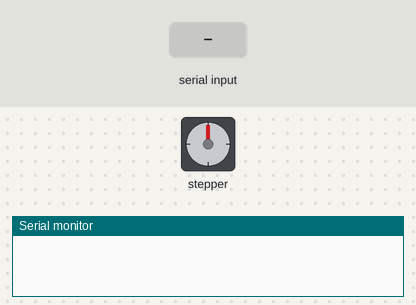
Simulated run of this sketch. Board: Arduino Uno, built with avr-gcc and run on an emulated ATmega328P. On the bench: stepper motor, the last lines printed to the serial monitor. Wiring (inferred from the names in the program): stepper motor driver (200 steps per turn assumed): step pin 3; direction pin 2. The test bench sets the inputs (shaded band).

Above: at 1.2 s.
1.3 s: "30,150\n" received over Serial
At 2.9 s:
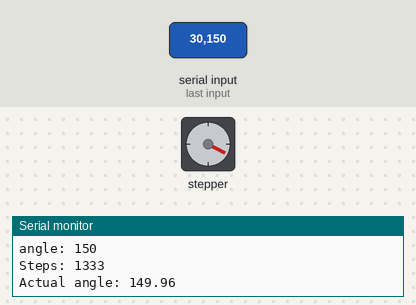
4.3 s: "5\n" received over Serial
6.1 s: "200\n" received over Serial
At 7.1 s:
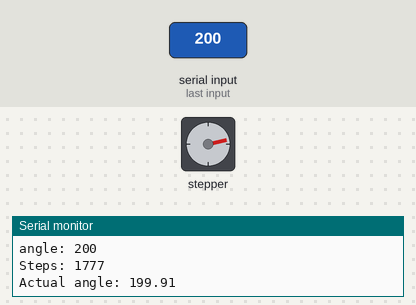
9.1 s: "30,150\n" received over Serial
At 10.7 s:
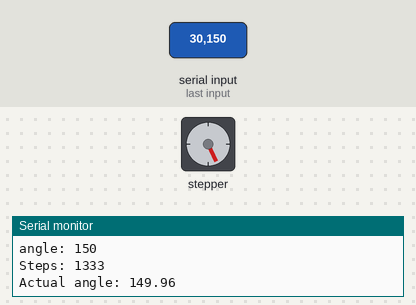
12.1 s: "90,45\n" received over Serial
Timing chart, 0 to 16.1 s (numbered marks = the images above; inputs shaded):
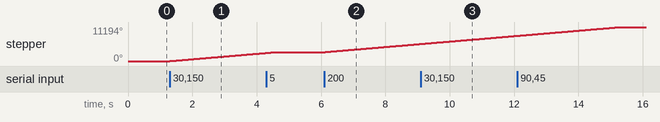

Measured:
- after the input at 1.3 s, stepper: keeps turning clockwise at about 896°/s, starting at once
- after the input at 6.1 s, stepper: keeps turning clockwise at about 896°/s, starting at once

The sketch:

motor_serial.ino
```cpp
// Define pin connections & motor's steps per revolution
const int DIR_PIN = 2;
const int STEP_PIN = 3;
// period for succesive steps
const long PERIOD = 2000;

/*
const float STEP_SIZE = 1.8;     // 1    full step
const float STEP_SIZE = 0.9;     // 1/2  microstep
const float STEP_SIZE = 0.45;    // 1/4  microstep
const float STEP_SIZE = 0.225;   // 1/8  microstep
const float STEP_SIZE = 0.1125;  // 1/16 microstep
const float STEP_SIZE = 0.05625; // 1/32 microstep
*/

const float STEP_SIZE = 0.1125;  // 1/16 microstep
int steps;
int angle;
int posCounter = 0;

void setup() {
  // Declare pins as Outputs
  pinMode(STEP_PIN, OUTPUT);
  pinMode(DIR_PIN, OUTPUT);

  // Set motor direction by default
  digitalWrite(DIR_PIN, HIGH);

  // Start serial
  Serial.begin(9600);
}

int angle2steps(int angle) {
  return floor(angle / STEP_SIZE);
}

void loop() {
  if (Serial.available()) {
    // read serial
    angle = Serial.parseInt();

    // query current position
    if (angle == 0) {
      Serial.print("Posición: ");
      Serial.println(posCounter * STEP_SIZE);
    }
    // move motor incrementally angle degrees
    else {
      // change motor direction if angle is negative
      if (angle < 0)
        digitalWrite(DIR_PIN, LOW);
      else {
        digitalWrite(DIR_PIN, HIGH);
      }

      steps = angle2steps(angle);
      posCounter += steps;

      // serial output
      Serial.print("angle: ");
      Serial.println(angle);
      Serial.print("Steps: ");
      Serial.println(steps);
      Serial.print("Actual angle: ");
      Serial.println(steps * STEP_SIZE);

      for (int i = 0; i < abs(steps); i++) {
        digitalWrite(STEP_PIN, HIGH);
        delayMicroseconds(PERIOD / 2);
        digitalWrite(STEP_PIN, LOW);
        delayMicroseconds(PERIOD / 2);
      }
    }
  }
}
```
